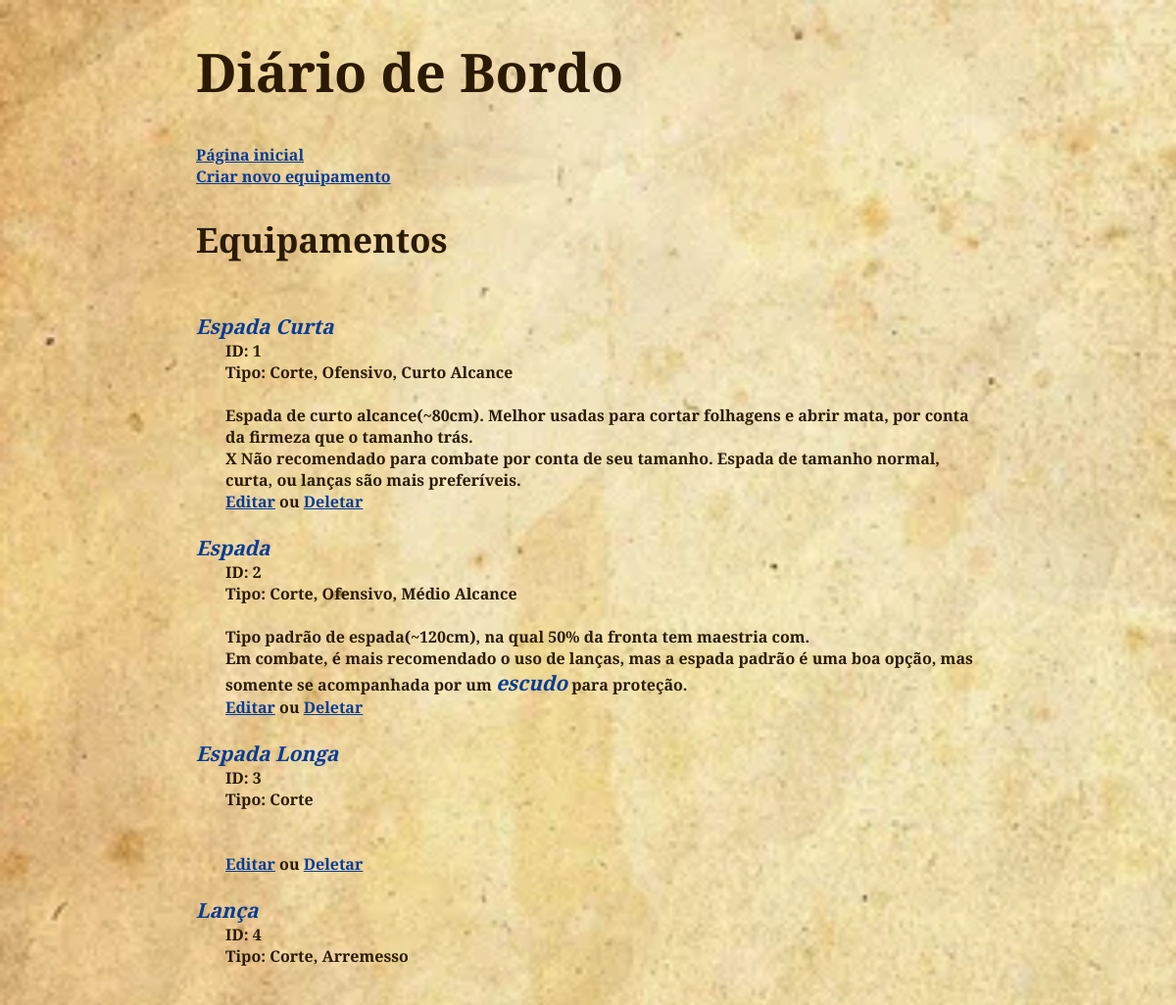
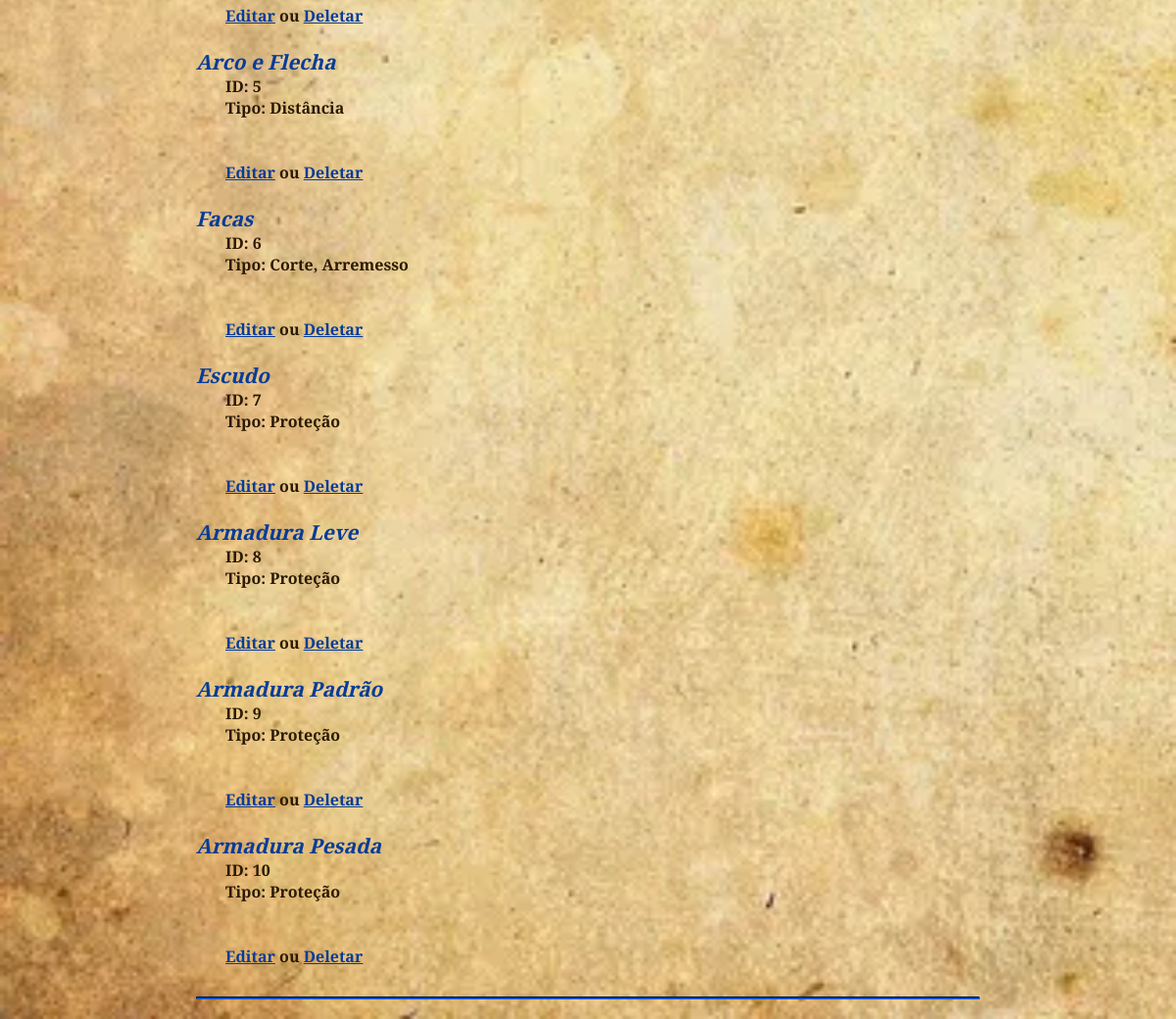
The app's page /paginas/mostrar/mostrarequipamento.php with its own data (2 pictures, top to bottom).
### tables this page shows
CREATE TABLE `equipamento` (
  `id_equipamento` int(11) NOT NULL,
  `nome` varchar(30) DEFAULT NULL,
  `tipo` varchar(60) DEFAULT NULL,
  `descricao` text DEFAULT NULL
);

### paginas/mostrar/mostrarequipamento.php (the view, shortened to what this page needs)
<?php
    require_once("../config.php");
?>
<!DOCTYPE html>
<html lang="pt-br">
<head>
    <link rel="stylesheet" href="../style.css">
</head>
<body>
    <header>
        <h1>Diário de Bordo</h1>
        <a href="../index.html">Página inicial</a><br>
        <a href="../inserir/novoquipamento.php">Criar novo equipamento</a>
    </header>
<main>
    <section class="mostrartripulacao">
        <h2>Equipamentos</h2> <br>
        <?php
            $consulta = $mysqli->prepare("SELECT * FROM equipamento");
            $consulta->execute();
            $resultado = $consulta->get_result();
            $registros = $resultado->fetch_all(MYSQLI_ASSOC);
            foreach($registros as $registro) {
                echo "<strong>{$registro['nome']}</strong><br>";
                echo "<div style=\"margin-left: 30px;\">";
                echo "ID: {$registro['id_equipamento']}<br>";
                    echo "Tipo: {$registro['tipo']}<br><br>";
                    echo "{$registro['descricao']}<br>";
                    echo "<a href=\"  ../editar/editarequipamento.php?id_equipamento={$registro['id_equipamento']}  \">Editar</a> ou ";
                    echo "<a href=\"  ../deletar/excluirequipamento.php?id_equipamento={$registro['id_equipamento']}  \">Deletar</a>";
                echo "<br>";
                echo "<br>";
                echo "</div>";
            }
        ?>
    </section>
    <hr>
</main>
</body>
</html>

### paginas/style.css (style rules this page uses)
:root { --azulinho: rgb(7, 60, 151); --azulao: rgb(7, 60, 151); --marrozinho :rgb(43, 26, 1); }
* { font-family: "Cinzel", serif; color: var(--marrozinho); font-weight: bold; }
body { background-image: url('../assets/papel.webp'); background-size: cover; background-attachment: fixed; margin: 20px 25vh; }
h1 { font-size: 3.4em; }
h2 { font-size: 2.2em; }
strong { font-weight: bolder; color: var(--azulao); font-style: italic; font-size: 1.3em; }
a { color: var(--azulinho); font-weight: bolder; }
hr { height: 1px; background-color: var(--azulinho); border-radius: 10px; border-color: var(--azulinho); }

### records on screen
equipamento: nome "Espada Curta", id_equipamento "1", tipo "Corte, Ofensivo, Curto Alcance", descricao "Espada de curto alcance(~80cm). Melhor usadas para cortar folhagens e abrir mata, por conta da firmeza que o tamanho trás. X Não recomendado para combate por conta de seu tamanho. Espada de tamanho normal, curta, ou lanças são mais preferíveis."
equipamento: nome "Espada", id_equipamento "2", tipo "Corte, Ofensivo, Médio Alcance", descricao "Tipo padrão de espada(~120cm), na qual 50% da fronta tem maestria com. Em combate, é mais recomendado o uso de lanças, mas a espada padrão é uma boa opção, mas somente se acompanhada por um escudo para proteção."
equipamento: nome "Espada Longa", id_equipamento "3", tipo "Corte"
equipamento: nome "Lança", id_equipamento "4", tipo "Corte, Arremesso"
equipamento: nome "Arco e Flecha", id_equipamento "5", tipo "Distância"
equipamento: nome "Facas", id_equipamento "6", tipo "Corte, Arremesso"
equipamento: nome "Escudo", id_equipamento "7", tipo "Proteção"
equipamento: nome "Armadura Leve", id_equipamento "8", tipo "Proteção"
equipamento: nome "Armadura Padrão", id_equipamento "9", tipo "Proteção"
equipamento: nome "Armadura Pesada", id_equipamento "10", tipo "Proteção"
